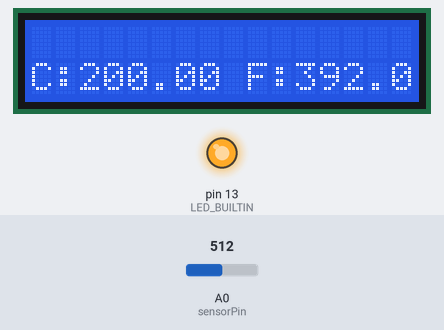
The sketch below on a simulated Arduino Uno, built with avr-gcc and run on an emulated ATmega328P. Parts: 16×2 character LCD, output pins drawn as LEDs (lit = HIGH). The test bench sets the inputs (shaded band); at power-on: A0 (sensorPin) = 512. What the sketch prints to the serial monitor is not drawn.

Above: at 4.2 s.
4.3 s: A0 (sensorPin) set to 716
At 9.3 s:
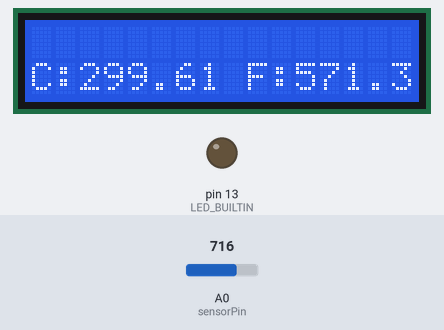
14.5 s: A0 (sensorPin) set to 900
At 18.6 s:
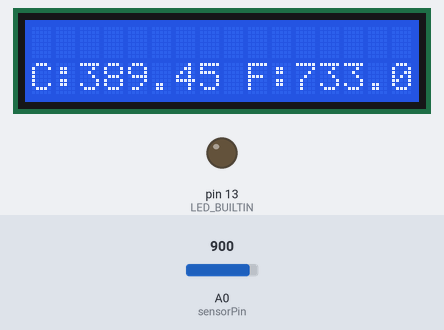
24.6 s: A0 (sensorPin) set to 1023
At 29.2 s:
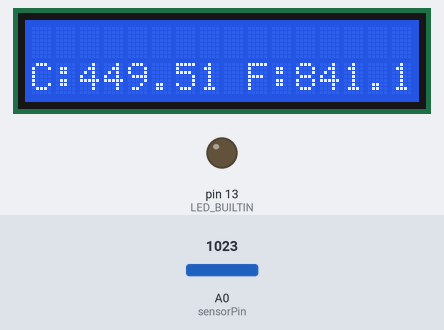
Timing chart, 0 to 39.6 s (numbered marks = the images above; inputs shaded):
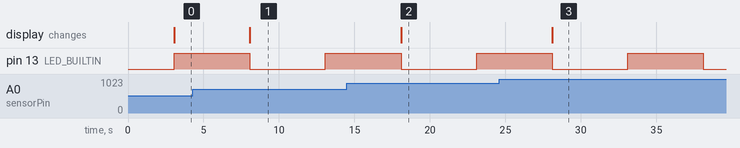

The sketch:

Project_11.ino
```cpp
#include <LiquidCrystal.h>
//#include <time.h>

LiquidCrystal lcd(12, 11, 5,4, 3, 2);
const int switchPin = 6;
int prevSwitchState = 0;
int rely;

const int sensorPin = A0;
int sensorVal = 0;
float voltage = 0;
float temperatureC = 0;
float temperatureF = 0;

//time_t t;

//alternating LED
bool flip = 1;

void setup() {

   //open serial port
  Serial.begin(9600);//open serial port

   // initialize digital pin LED_BUILTIN on board LED "L" as an output.
  pinMode(LED_BUILTIN, OUTPUT);

  lcd.begin(16, 2);
  lcd.clear();
  pinMode(switchPin, INPUT);
  lcd.print("Hello");
  lcd.setCursor(0,1);
  lcd.print("Braedin");

  delay(3000);


}

void loop() {
  // put your main code here, to run repeatedly:

    //alternate led "L" every other cycle
  if(flip == 1){
    digitalWrite(LED_BUILTIN, HIGH);
    flip = 0;
  }else{
    digitalWrite(LED_BUILTIN, LOW);
    flip = 1;
  }


    //read pin
  sensorVal = analogRead(sensorPin);

  //do math for each
  voltage = (sensorVal/1024.0)* 5.0; //from project 2
  temperatureC = (voltage - .5) * 100; //from project 2
  temperatureF = ((temperatureC * 9.0)/ 5.0) + 32.0; //from the googles

  //print to serial
  Serial.print("Sensor Value: ");
  Serial.print(sensorVal);
  Serial.print("\n");

  Serial.print("Volts: ");
  Serial.print(voltage);
  Serial.print("\n");

  lcd.clear();

  lcd.setCursor(0,0);
//  setTime(t);
//  lcd.print(t);


  lcd.setCursor(0,1);
  lcd.print("C:");
  lcd.print(temperatureC);


  lcd.print(" F:");
  lcd.print(temperatureF);

  Serial.print("Degrees C: ");
  Serial.print(temperatureC);
  Serial.print("\n");

  Serial.print("Degrees F: ");
  Serial.print(temperatureF);
  Serial.print("\n");

  Serial.print("\n");

  //wait cycle set time 1000 = 1 sec
  delay(5000);

}
```

Measured:
- after the input at 4.3 s, the display: changes after 3.8 s (image 1)
- after the input at 14.5 s, the display: changes after 3.6 s (image 2)
- after the input at 24.6 s, the display: changes after 3.5 s (image 3)
